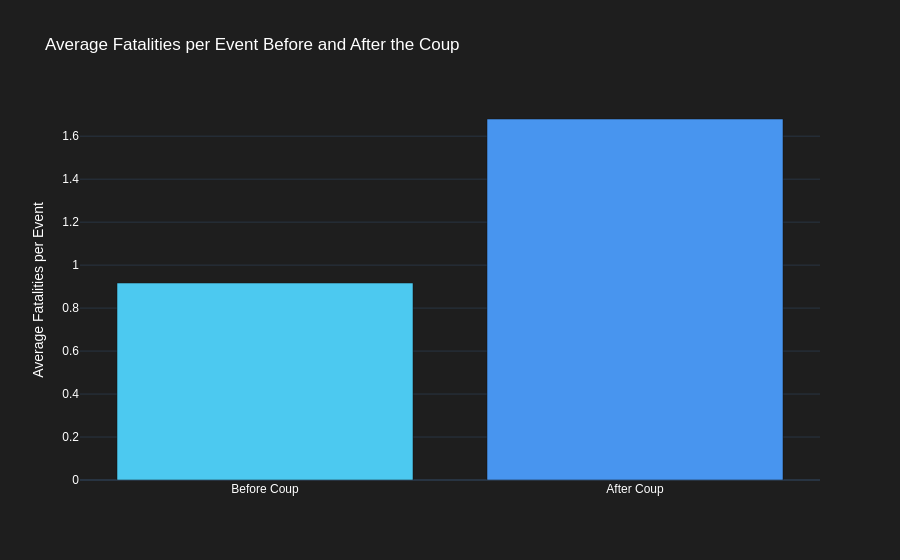

Write notebook code for a chart like this one.
### Markdown cell above
## Average Fatalities per Event

Groups the data by period to calculate the average number of fatalities per event before and after the coup.  

Creates a bar chart to compare lethality across the two periods.  

Applies consistent styling and formatting to match the overall visual theme.  

Shows how individual events became more or less deadly on average.

### Code cell
avg_fatalities = df.groupby('period')['fatalities'].mean().reset_index(name='Average Fatalities')

fig = px.bar(
    avg_fatalities,
    x='period',
    y='Average Fatalities',
    title='Average Fatalities per Event Before and After the Coup',
    color='period',
    color_discrete_sequence=['#4895ef', '#4cc9f0']
)

fig.update_traces(
    hovertemplate='<b>%{x}</b><br>Average fatalities per event: %{y:.2f}<extra></extra>'
)

fig.update_layout(
    template='plotly_dark',
    plot_bgcolor='#1e1e1e',
    paper_bgcolor='#1e1e1e',
    font=dict(family='Helvetica', color='white'),
    xaxis_title='',
    yaxis_title='Average Fatalities per Event',
    showlegend=False,
    xaxis=dict(
        categoryorder='array',
        categoryarray=['Before Coup', 'After Coup']
    )
)

fig.show()

### Figure 1 — Plotly figure (JSON) as saved in the notebook; plotly's stock layout.template omitted (floating-point values rounded to 4 significant figures)
{"data": [{"hovertemplate": "<b>%{x}</b><br>Average fatalities per event: %{y:.2f}<extra></extra>", "legendgroup": "After Coup", "marker": {"color": "#4895ef", "pattern": {"shape": ""}}, "name": "After Coup", "orientation": "v", "showlegend": true, "textposition": "auto", "type": "bar", "x": ["After Coup"], "xaxis": "x", "y": [1.68], "yaxis": "y"}, {"hovertemplate": "<b>%{x}</b><br>Average fatalities per event: %{y:.2f}<extra></extra>", "legendgroup": "Before Coup", "marker": {"color": "#4cc9f0", "pattern": {"shape": ""}}, "name": "Before Coup", "orientation": "v", "showlegend": true, "textposition": "auto", "type": "bar", "x": ["Before Coup"], "xaxis": "x", "y": [0.9168], "yaxis": "y"}], "layout": {"barmode": "relative", "font": {"color": "white", "family": "Helvetica"}, "legend": {"title": {"text": "period"}, "tracegroupgap": 0}, "paper_bgcolor": "#1e1e1e", "plot_bgcolor": "#1e1e1e", "showlegend": false, "title": {"text": "Average Fatalities per Event Before and After the Coup"}, "xaxis": {"anchor": "y", "categoryarray": ["Before Coup", "After Coup"], "categoryorder": "array", "domain": [0, 1], "title": {"text": ""}}, "yaxis": {"anchor": "x", "domain": [0, 1], "title": {"text": "Average Fatalities per Event"}}}}
